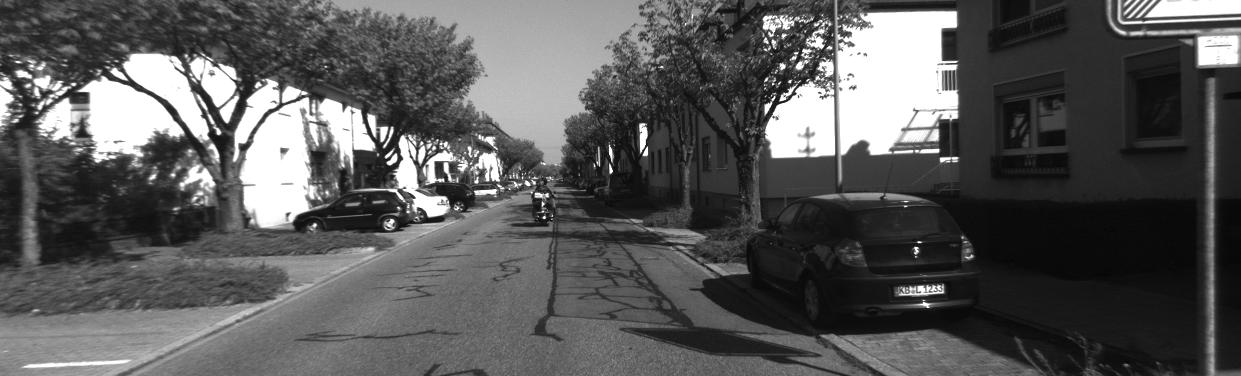
%> input picture exercise8/Exercise 8 - Lucas-Kanade tracker/Matlab/data/000000.png, 1241 x 376 px
$ octave main.m   (GNU Octave 9; MATLAB toolbox functions it lacks are replaced by stand-ins)
%> lines starting %> are read from the running program, lines starting %| are printed output that depends on the picture
%> further down, img is the input picture: size 376x1241 uint8; min 6, max 255, mean 89
### exercise3/Exercise 3 - Simple Keypoint Tracker/code/harris.m
function scores = harris(img, patch_size, kappa)
%> called with patch_size = 9, kappa = 0.08
    sobel_x = [-1 0 1;
               -2 0 2;
               -1 0 1];
    sobel_y = [-1 -2 -1;
                0  0  0;
                1  2  1];
    Ix = conv2(img, sobel_x, 'same');
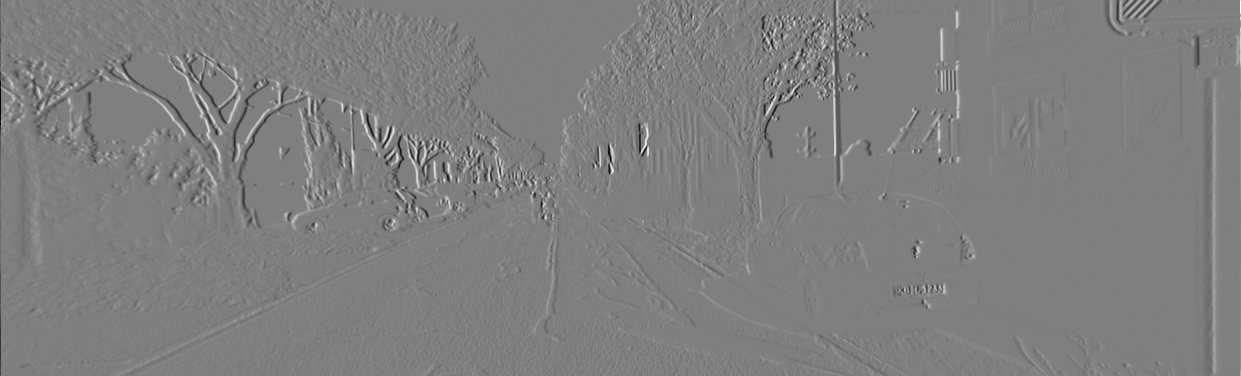
%> Ix: size 376x1241 double; min -1020, max 1020, mean 0.2; drawn with min black and max white
    Iy = conv2(img, sobel_y, 'same');
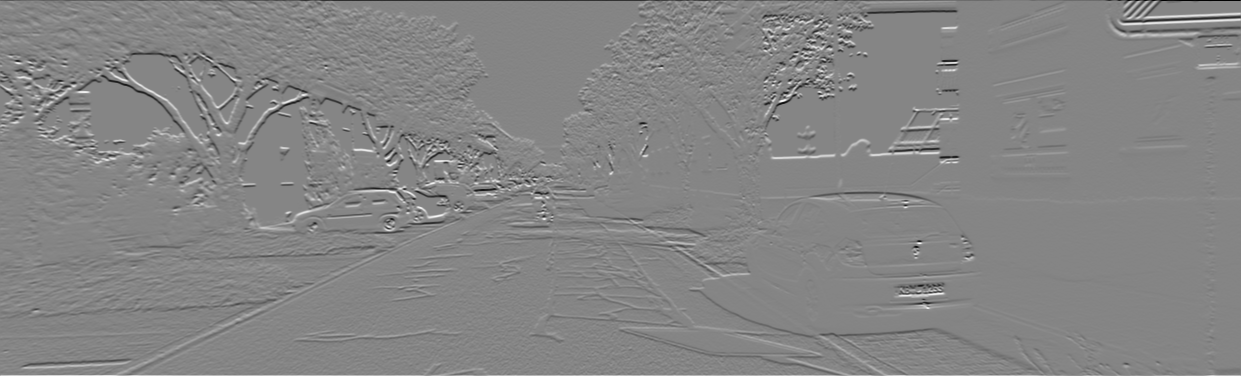
%> Iy: size 376x1241 double; min -1020, max 933, mean 0.1; drawn with min black and max white
    M_11 = Ix.^2;
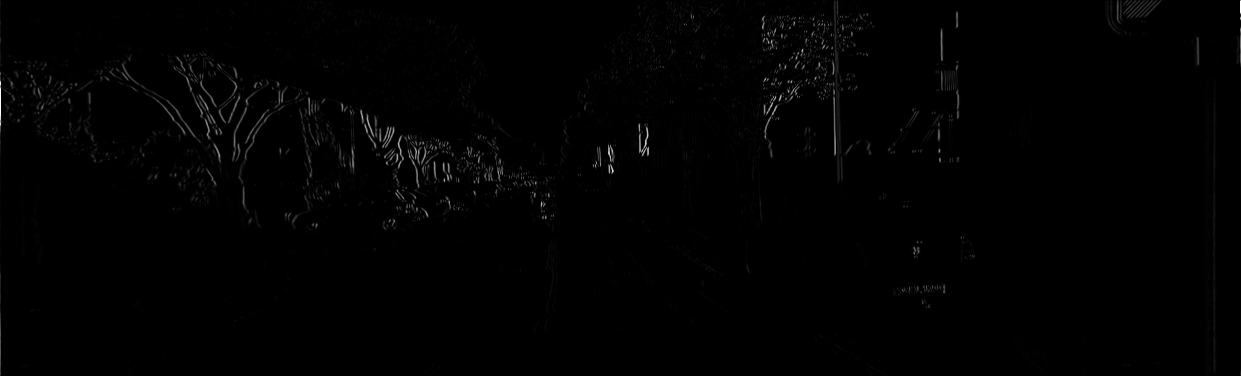
%> M_11: size 376x1241 double; min 0, max 1040400, mean 7390.4; drawn with min black and max white
    M_12 = Ix.* Iy;
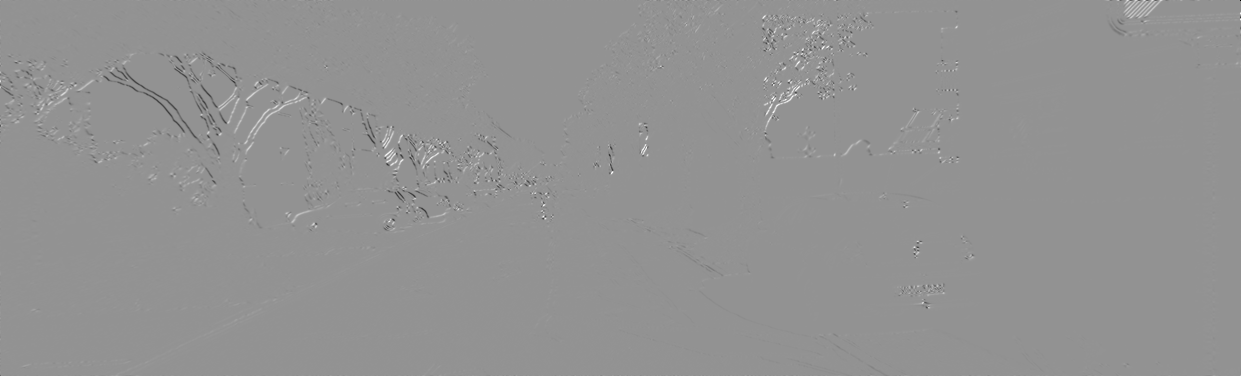
%> M_12: size 376x1241 double; min -585225, max 430248, mean 18.9; drawn with min black and max white
    M_21 = M_12;
    M_22 = Iy.^2;
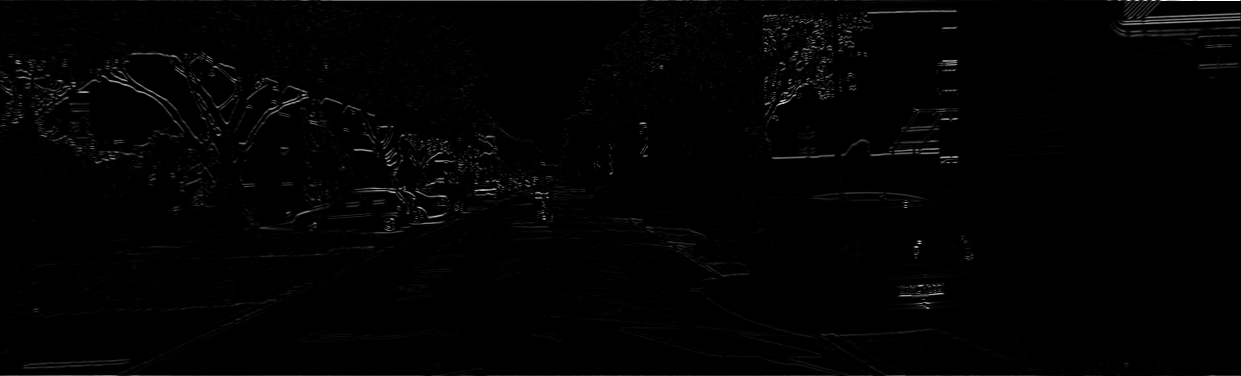
%> M_22: size 376x1241 double; min 0, max 1040400, mean 10501.5; drawn with min black and max white

    scores = (M_11.*M_22 - M_12.* M_21) - kappa * (M_11+M_22).^2;
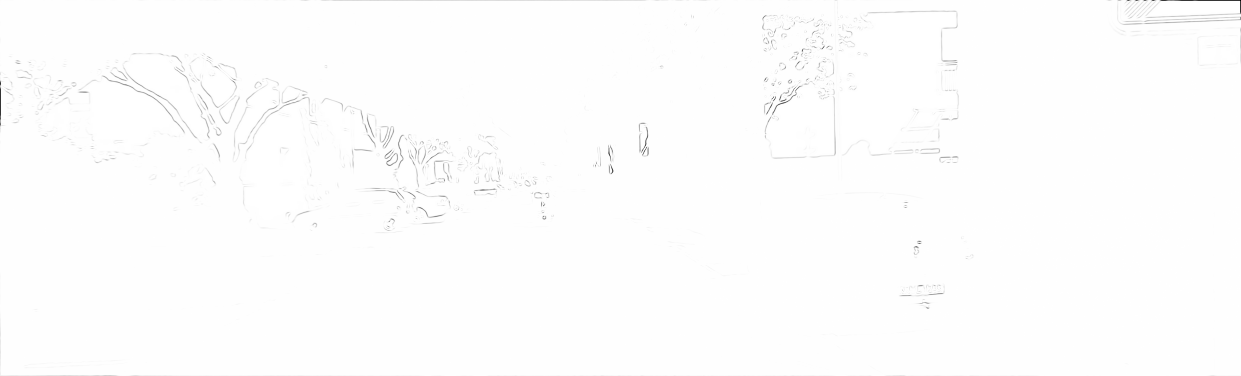
%> scores: size 376x1241 double; min -109596256200, max 0, mean -370451999.5; drawn with min black and max white
    scores(scores<0) = 0;
%> scores: size 376x1241 double; every value is 0
end

### exercise3/Exercise 3 - Simple Keypoint Tracker/code/selectKeypoints.m
function keypoints = selectKeypoints(scores, num, r)
% Selects the num best scores as keypoints and performs non-maximum
% supression of a (2r + 1)*(2r + 1) box around the current maximum.

### exercise3/Exercise 3 - Simple Keypoint Tracker/code/main.m
clear all;
close all;

% Randomly chosen parameters that seem to work well - can you find better
% ones?
corner_patch_size = 9;
harris_kappa = 0.08;
num_keypoints = 200;
nonmaximum_supression_radius = 8;
descriptor_radius = 9;
match_lambda = 4;

img = imread('../data/000000.png');

%% Part 1 - Calculate Corner Response Functions
% Shi-Tomasi
% shi_tomasi_scores = shi_tomasi(img, corner_patch_size);
% assert(min(size(shi_tomasi_scores) == size(shi_tomasi_scores)));

% Harris
harris_scores = harris(img, corner_patch_size, harris_kappa);
assert(min(size(harris_scores) == size(harris_scores)));

figure('Color', 'w');
subplot(2, 2, 1);
imshow(img);
subplot(2, 2, 2);
imshow(img);

subplot(2, 2, 3);
% imagesc(shi_tomasi_scores);
% title('Shi-Tomasi Scores');
% daspect([1 1 1]);

axis off;

subplot(2, 2, 4);
imagesc(harris_scores);
title('Harris Scores');
daspect([1 1 1]);

axis off;


%% Part 2 - Select keypoints

keypoints = selectKeypoints(...
    harris_scores, num_keypoints, nonmaximum_supression_radius);
%> (the run ends here)

$ run again, with exercise8/Exercise 8 - Lucas-Kanade tracker/Matlab/data/000001.png copied over exercise8/Exercise 8 - Lucas-Kanade tracker/Matlab/data/000000.png
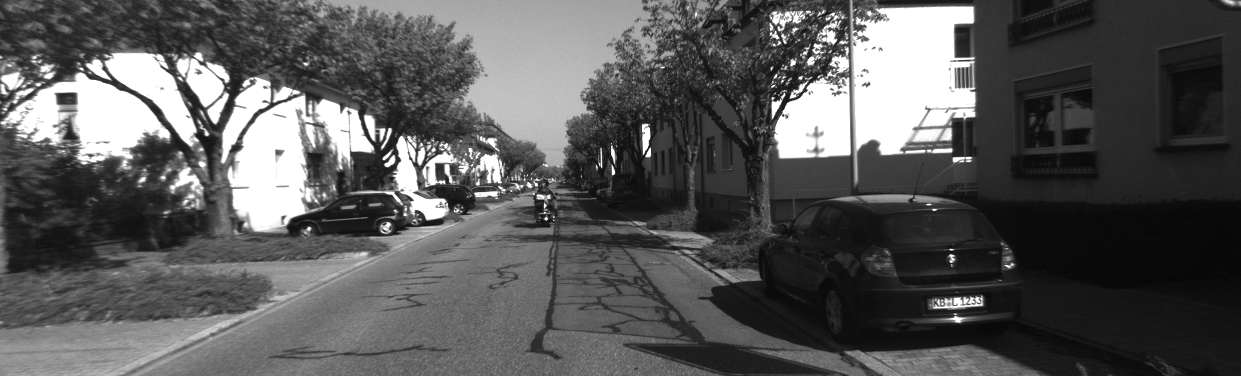
%> input picture exercise8/Exercise 8 - Lucas-Kanade tracker/Matlab/data/000001.png, 1241 x 376 px
%> img is the input picture: size 376x1241 uint8; min 5, max 255, mean 88.4
%> in harris, `M_22 = Iy.^2;`:
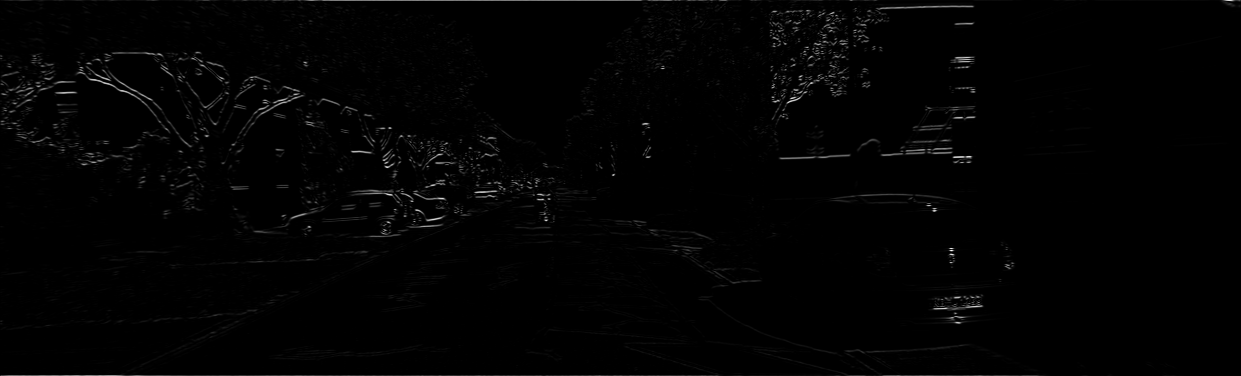
%> M_22: size 376x1241 double; min 0, max 904401, mean 9664.1; drawn with min black and max white
%> in harris, `scores = (M_11.*M_22 - M_12.* M_21) - kappa * (M_11+M_22).^2;`:
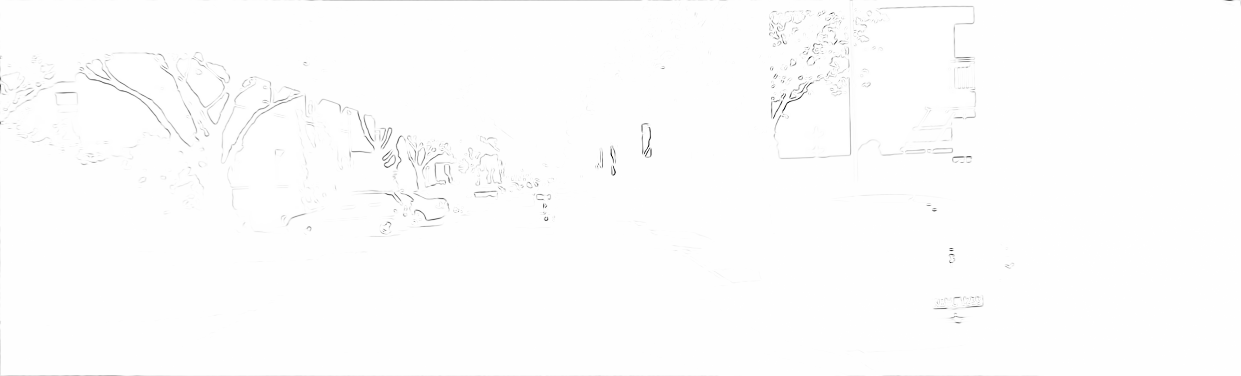
%> scores: size 376x1241 double; min -8.04e+10, max 0, mean -331945465.4; drawn with min black and max white

$ run again, with exercise8/Exercise 8 - Lucas-Kanade tracker/Matlab/data/000003.png copied over exercise8/Exercise 8 - Lucas-Kanade tracker/Matlab/data/000000.png
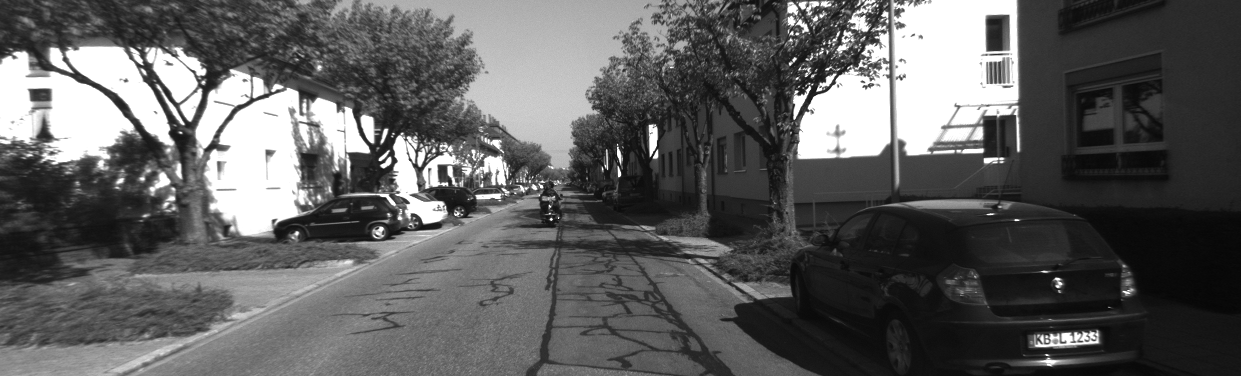
%> input picture exercise8/Exercise 8 - Lucas-Kanade tracker/Matlab/data/000003.png, 1241 x 376 px
%> img is the input picture: size 376x1241 uint8; min 6, max 255, mean 94.1
%> in harris, `M_22 = Iy.^2;`:
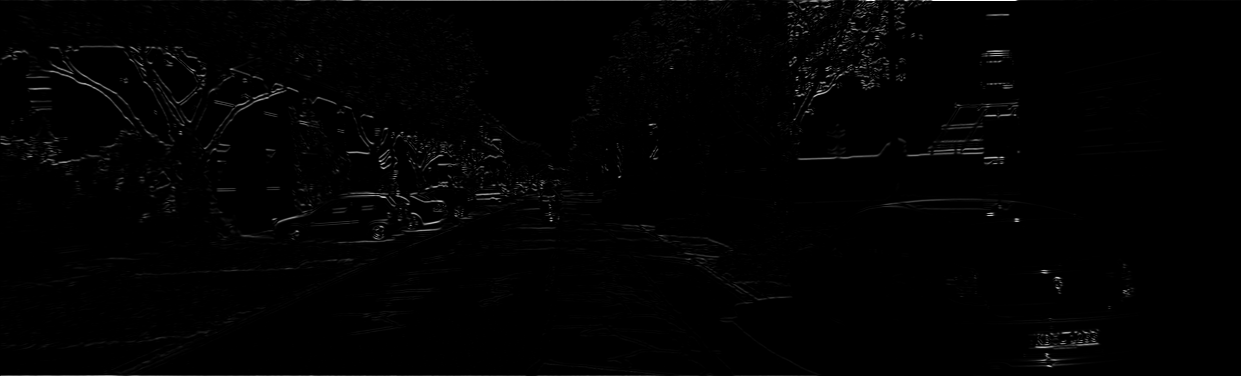
%> M_22: size 376x1241 double; min 0, max 1040400, mean 10246.6; drawn with min black and max white
%> in harris, `scores = (M_11.*M_22 - M_12.* M_21) - kappa * (M_11+M_22).^2;`:
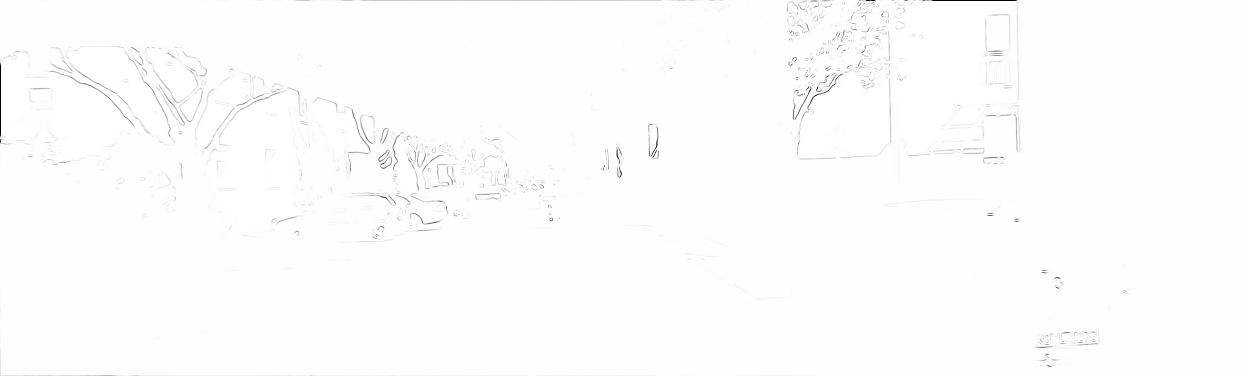
%> scores: size 376x1241 double; min -8.75e+10, max 0, mean -386185313.9; drawn with min black and max white
